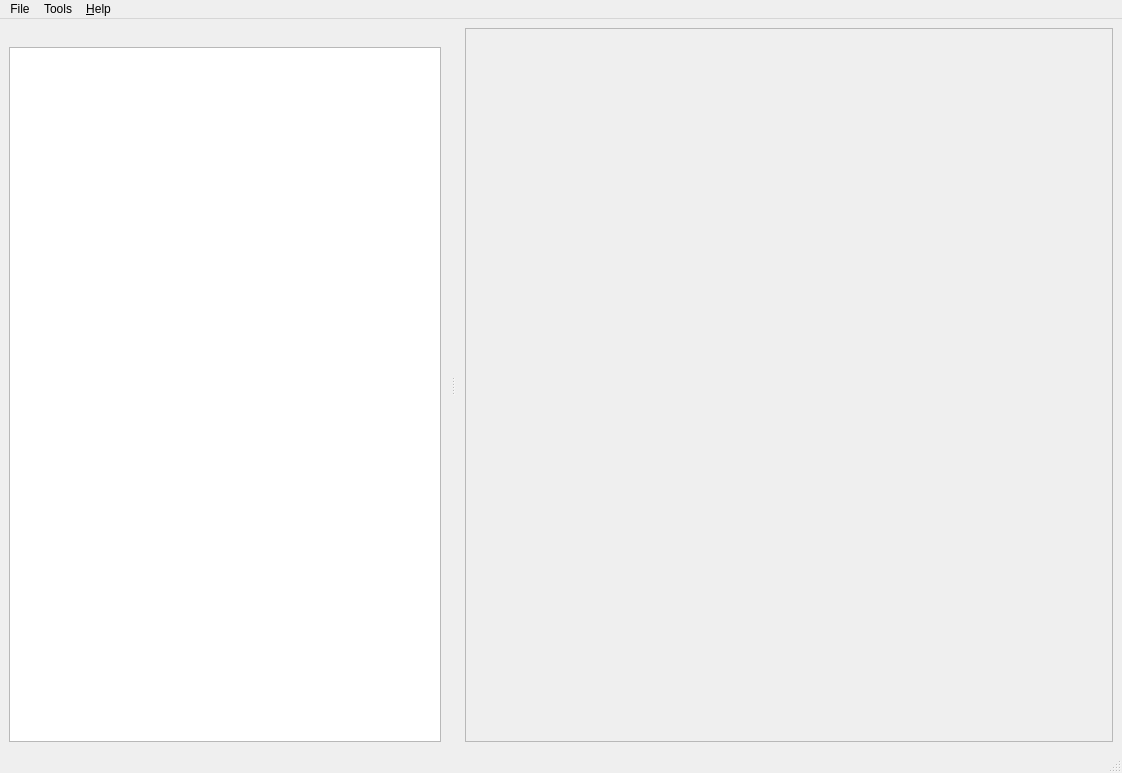
<?xml version="1.0" encoding="UTF-8"?>
<ui version="4.0">
 <class>MainWindow</class>
 <widget class="QMainWindow" name="MainWindow">
  <property name="geometry">
   <rect>
    <x>0</x>
    <y>0</y>
    <width>1122</width>
    <height>773</height>
   </rect>
  </property>
  <property name="windowTitle">
   <string>MainWindow</string>
  </property>
  <widget class="QWidget" name="centralwidget">
   <layout class="QGridLayout" name="gridLayout">
    <item row="0" column="0">
     <layout class="QHBoxLayout" name="horizontalLayout">
      <item>
       <widget class="QFrame" name="frame">
        <property name="sizePolicy">
         <sizepolicy hsizetype="Expanding" vsizetype="MinimumExpanding">
          <horstretch>0</horstretch>
          <verstretch>0</verstretch>
         </sizepolicy>
        </property>
        <property name="styleSheet">
         <string notr="true"/>
        </property>
        <property name="frameShape">
         <enum>QFrame::StyledPanel</enum>
        </property>
        <property name="frameShadow">
         <enum>QFrame::Raised</enum>
        </property>
       </widget>
      </item>
     </layout>
    </item>
   </layout>
  </widget>
  <widget class="QMenuBar" name="menubar">
   <property name="geometry">
    <rect>
     <x>0</x>
     <y>0</y>
     <width>1122</width>
     <height>26</height>
    </rect>
   </property>
   <widget class="QMenu" name="menuFile">
    <property name="title">
     <string>File</string>
    </property>
    <addaction name="actionCreate_database_for_export"/>
    <addaction name="actionCreate_scenario_for_exising_project"/>
    <addaction name="actionOpen_existing_recipe"/>
   </widget>
   <widget class="QMenu" name="menuTools">
    <property name="title">
     <string>Tools</string>
    </property>
    <addaction name="actionSettings"/>
   </widget>
   <widget class="QMenu" name="menu_Help">
    <property name="title">
     <string>&amp;Help</string>
    </property>
    <addaction name="action_About"/>
   </widget>
   <addaction name="menuFile"/>
   <addaction name="menuTools"/>
   <addaction name="menu_Help"/>
  </widget>
  <widget class="QStatusBar" name="statusbar"/>
  <widget class="QDockWidget" name="dockWidget_2">
   <property name="sizePolicy">
    <sizepolicy hsizetype="Preferred" vsizetype="Preferred">
     <horstretch>0</horstretch>
     <verstretch>0</verstretch>
    </sizepolicy>
   </property>
   <property name="minimumSize">
    <size>
     <width>450</width>
     <height>722</height>
    </size>
   </property>
   <property name="baseSize">
    <size>
     <width>0</width>
     <height>0</height>
    </size>
   </property>
   <property name="features">
    <set>QDockWidget::DockWidgetMovable</set>
   </property>
   <attribute name="dockWidgetArea">
    <number>1</number>
   </attribute>
   <widget class="QWidget" name="dockWidgetContents_2">
    <layout class="QGridLayout" name="gridLayout_2">
     <item row="0" column="0">
      <layout class="QVBoxLayout" name="verticalLayout">
       <item>
        <widget class="QTreeView" name="treeView">
         <property name="minimumSize">
          <size>
           <width>269</width>
           <height>0</height>
          </size>
         </property>
         <property name="baseSize">
          <size>
           <width>400</width>
           <height>722</height>
          </size>
         </property>
        </widget>
       </item>
      </layout>
     </item>
    </layout>
   </widget>
  </widget>
  <action name="actionCreate_database_for_export">
   <property name="text">
    <string>Create database for export</string>
   </property>
  </action>
  <action name="actionCreate_scenario_for_exising_project">
   <property name="text">
    <string>Create scenario for exising project</string>
   </property>
  </action>
  <action name="actionOpen_existing_recipe">
   <property name="text">
    <string>Open existing recipe</string>
   </property>
  </action>
  <action name="action_About">
   <property name="text">
    <string>&amp;About</string>
   </property>
  </action>
  <action name="actionSettings">
   <property name="text">
    <string>Settings</string>
   </property>
  </action>
 </widget>
 <resources/>
 <connections/>
</ui>
